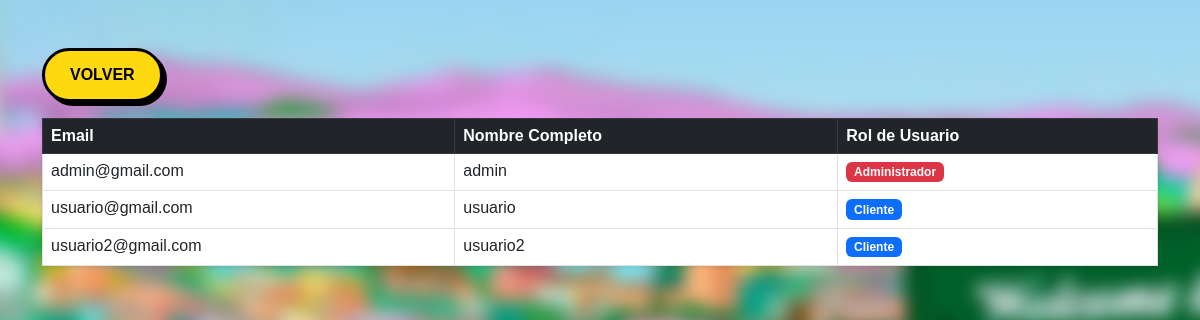
The app's page /user_panel/, older data.
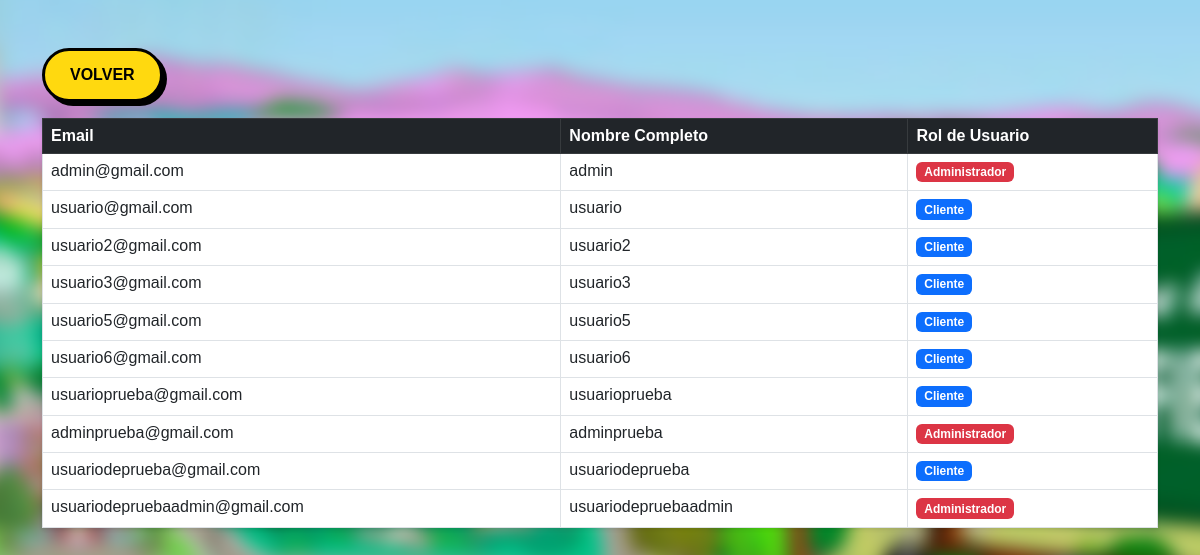
The same page, newer data.
### app/models.py (models this page shows)
class Usuario(AbstractBaseUser, PermissionsMixin):
    ROLES = (
        ('admin', 'Administrador'),
        ('cliente', 'Cliente'),
    )
    email = models.EmailField(unique=True)
    nombre = models.CharField(max_length=100)
    rol = models.CharField(max_length=20, choices=ROLES)
    is_active = models.BooleanField(default=True)
    is_staff = models.BooleanField(default=False)
    objects = UsuarioManager()
    USERNAME_FIELD = 'email'
    REQUIRED_FIELDS = ['nombre', 'rol']

### app/views.py (the view)
# urls.py: path('user_panel/', views.user_panel, name='user_panel'),
def user_panel(request):
    usuarios = Usuario.objects.all()
    return render(request, 'user_panel.html', {'usuarios': usuarios})

### templates/user_panel.html (shortened to what this page needs)
<link href="https://cdn.jsdelivr.net/npm/bootstrap@5.3.0/dist/css/bootstrap.min.css" rel="stylesheet">
{% load static %}
<link rel="stylesheet" href="{% static 'css/global.css' %}">
<div class="container mt-5">
    <a href="{% url 'gestion' %}" class="btn-simpson mb-3">Volver</a>
    <table class="table table-bordered shadow-sm">
        <thead class="table-dark">
            <tr>
                <th>Email</th>
                <th>Nombre Completo</th>
                <th>Rol de Usuario</th>
            </tr>
        </thead>
        <tbody>
            {% for u in usuarios %}
            <tr>
                <td>{{ u.email }}</td>
                <td>{{ u.nombre }}</td>
                <td>
                    {% if u.rol == 'admin' %}
                        <span class="badge bg-danger">Administrador</span>
                    {% else %}
                        <span class="badge bg-primary">Cliente</span>
                    {% endif %}
                </td>
            </tr>
            {% empty %}
            <tr>
                <td colspan="3" class="text-center">No hay ciudadanos registrados en SQLite.</td>
            </tr>
            {% endfor %}
        </tbody>
    </table>
</div>

### app/static/css/global.css (style rules this page uses)
.btn-simpson { background-color: #FFD90F; color: #000; font-weight: 900; text-transform: uppercase; text-decoration: none; padding: 12px 25px; border: 3px solid #000; border-radius: 50px; box-shadow: 4px 4px 0px #000; transition: all 0.2s ease; flex: 1 1 150px; max-width: 250px; text-align: center; display: inline-block; }

Row changes from the older to the newer data that the page shows:
added Usuario: email "usuario3@gmail.com", nombre "usuario3", rol "Cliente"
added Usuario: email "usuario5@gmail.com", nombre "usuario5", rol "Cliente"
added Usuario: email "usuario6@gmail.com", nombre "usuario6", rol "Cliente"
added Usuario: email "usuarioprueba@gmail.com", nombre "usuarioprueba", rol "Cliente"
added Usuario: email "adminprueba@gmail.com", nombre "adminprueba", rol "Administrador"
added Usuario: email "usuariodeprueba@gmail.com", nombre "usuariodeprueba", rol "Cliente"
added Usuario: email "usuariodepruebaadmin@gmail.com", nombre "usuariodepruebaadmin", rol "Administrador"
